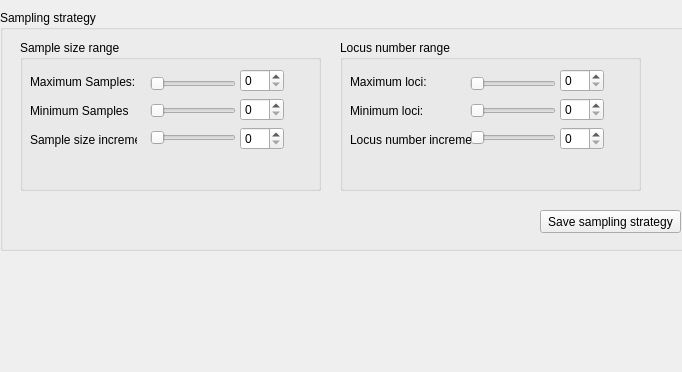
      <widget class="QWidget" name="page_8">
       <property name="geometry">
        <rect>
         <x>0</x>
         <y>0</y>
         <width>682</width>
         <height>372</height>
        </rect>
       </property>
       <attribute name="label">
        <string>Step 4 - Create / modify sampling strategy</string>
       </attribute>
       <widget class="QGroupBox" name="groupBox_28">
        <property name="geometry">
         <rect>
          <x>0</x>
          <y>10</y>
          <width>691</width>
          <height>241</height>
         </rect>
        </property>
        <property name="title">
         <string>Sampling strategy</string>
        </property>
        <widget class="QGroupBox" name="groupBox_29">
         <property name="geometry">
          <rect>
           <x>20</x>
           <y>30</y>
           <width>301</width>
           <height>151</height>
          </rect>
         </property>
         <property name="title">
          <string>Sample size range</string>
         </property>
         <widget class="QWidget" name="layoutWidget_43">
          <property name="geometry">
           <rect>
            <x>10</x>
            <y>30</y>
            <width>107</width>
            <height>81</height>
           </rect>
          </property>
          <layout class="QVBoxLayout" name="verticalLayout_43">
           <item>
            <widget class="QLabel" name="label_61">
             <property name="text">
              <string>Maximum Samples:</string>
             </property>
            </widget>
           </item>
           <item>
            <widget class="QLabel" name="label_62">
             <property name="text">
              <string>Minimum Samples</string>
             </property>
            </widget>
           </item>
           <item>
            <widget class="QLabel" name="label_63">
             <property name="text">
              <string>Sample size increment</string>
             </property>
            </widget>
           </item>
          </layout>
         </widget>
         <widget class="QWidget" name="layoutWidget_44">
          <property name="geometry">
           <rect>
            <x>130</x>
            <y>30</y>
            <width>86</width>
            <height>81</height>
           </rect>
          </property>
          <layout class="QVBoxLayout" name="verticalLayout_44">
           <item>
            <widget class="QSlider" name="horizontalSlider_48">
             <property name="orientation">
              <enum>Qt::Horizontal</enum>
             </property>
            </widget>
           </item>
           <item>
            <widget class="QSlider" name="horizontalSlider_49">
             <property name="orientation">
              <enum>Qt::Horizontal</enum>
             </property>
            </widget>
           </item>
           <item>
            <widget class="QSlider" name="horizontalSlider_50">
             <property name="orientation">
              <enum>Qt::Horizontal</enum>
             </property>
            </widget>
           </item>
          </layout>
         </widget>
         <widget class="QWidget" name="layoutWidget_45">
          <property name="geometry">
           <rect>
            <x>220</x>
            <y>29</y>
            <width>44</width>
            <height>81</height>
           </rect>
          </property>
          <layout class="QVBoxLayout" name="verticalLayout_45">
           <item>
            <widget class="QSpinBox" name="spinBox_40"/>
           </item>
           <item>
            <widget class="QSpinBox" name="spinBox_41"/>
           </item>
           <item>
            <widget class="QSpinBox" name="spinBox_42"/>
           </item>
          </layout>
         </widget>
        </widget>
        <widget class="QGroupBox" name="groupBox_30">
         <property name="geometry">
          <rect>
           <x>340</x>
           <y>30</y>
           <width>301</width>
           <height>151</height>
          </rect>
         </property>
         <property name="title">
          <string>Locus number range</string>
         </property>
         <widget class="QWidget" name="layoutWidget_46">
          <property name="geometry">
           <rect>
            <x>10</x>
            <y>30</y>
            <width>122</width>
            <height>81</height>
           </rect>
          </property>
          <layout class="QVBoxLayout" name="verticalLayout_46">
           <item>
            <widget class="QLabel" name="label_64">
             <property name="text">
              <string>Maximum loci:</string>
             </property>
            </widget>
           </item>
           <item>
            <widget class="QLabel" name="label_65">
             <property name="text">
              <string>Minimum loci:</string>
             </property>
            </widget>
           </item>
           <item>
            <widget class="QLabel" name="label_66">
             <property name="text">
              <string>Locus number increment:</string>
             </property>
            </widget>
           </item>
          </layout>
         </widget>
         <widget class="QWidget" name="layoutWidget_47">
          <property name="geometry">
           <rect>
            <x>130</x>
            <y>30</y>
            <width>86</width>
            <height>81</height>
           </rect>
          </property>
          <layout class="QVBoxLayout" name="verticalLayout_47">
           <item>
            <widget class="QSlider" name="horizontalSlider_51">
             <property name="orientation">
              <enum>Qt::Horizontal</enum>
             </property>
            </widget>
           </item>
           <item>
            <widget class="QSlider" name="horizontalSlider_52">
             <property name="orientation">
              <enum>Qt::Horizontal</enum>
             </property>
            </widget>
           </item>
           <item>
            <widget class="QSlider" name="horizontalSlider_53">
             <property name="orientation">
              <enum>Qt::Horizontal</enum>
             </property>
            </widget>
           </item>
          </layout>
         </widget>
         <widget class="QWidget" name="layoutWidget_48">
          <property name="geometry">
           <rect>
            <x>220</x>
            <y>29</y>
            <width>44</width>
            <height>81</height>
           </rect>
          </property>
          <layout class="QVBoxLayout" name="verticalLayout_48">
           <item>
            <widget class="QSpinBox" name="spinBox_43"/>
           </item>
           <item>
            <widget class="QSpinBox" name="spinBox_44"/>
           </item>
           <item>
            <widget class="QSpinBox" name="spinBox_45"/>
           </item>
          </layout>
         </widget>
        </widget>
        <widget class="QPushButton" name="pushButton_9">
         <property name="geometry">
          <rect>
           <x>540</x>
           <y>200</y>
           <width>141</width>
           <height>23</height>
          </rect>
         </property>
         <property name="text">
          <string>Save sampling strategy</string>
         </property>
        </widget>
       </widget>
      </widget>
